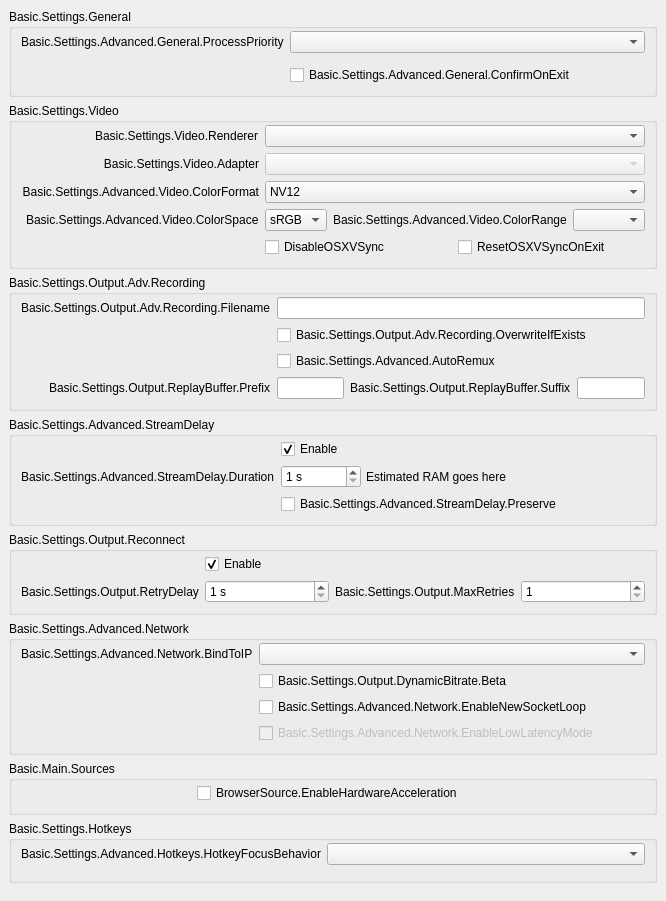
           <widget class="QWidget" name="scrollAreaWidgetContents">
            <property name="geometry">
             <rect>
              <x>0</x>
              <y>0</y>
              <width>609</width>
              <height>870</height>
             </rect>
            </property>
            <layout class="QVBoxLayout" name="verticalLayout_23">
             <property name="leftMargin">
              <number>0</number>
             </property>
             <property name="topMargin">
              <number>0</number>
             </property>
             <property name="rightMargin">
              <number>0</number>
             </property>
             <property name="bottomMargin">
              <number>9</number>
             </property>
             <item>
              <widget class="QFrame" name="widget_11">
               <layout class="QVBoxLayout" name="verticalLayout_24">
                <item>
                 <widget class="QGroupBox" name="advancedGeneralGroupBox">
                  <property name="title">
                   <string>Basic.Settings.General</string>
                  </property>
                  <layout class="QFormLayout" name="formLayout_22">
                   <property name="fieldGrowthPolicy">
                    <enum>QFormLayout::AllNonFixedFieldsGrow</enum>
                   </property>
                   <property name="labelAlignment">
                    <set>Qt::AlignRight|Qt::AlignTrailing|Qt::AlignVCenter</set>
                   </property>
                   <property name="topMargin">
                    <number>2</number>
                   </property>
                   <item row="0" column="0">
                    <widget class="QLabel" name="processPriorityLabel">
                     <property name="text">
                      <string>Basic.Settings.Advanced.General.ProcessPriority</string>
                     </property>
                     <property name="buddy">
                      <cstring>processPriority</cstring>
                     </property>
                    </widget>
                   </item>
                   <item row="0" column="1">
                    <widget class="QComboBox" name="processPriority"/>
                   </item>
                   <item row="1" column="0">
                    <spacer name="horizontalSpacer_13">
                     <property name="orientation">
                      <enum>Qt::Horizontal</enum>
                     </property>
                     <property name="sizeHint" stdset="0">
                      <size>
                       <width>170</width>
                       <height>0</height>
                      </size>
                     </property>
                    </spacer>
                   </item>
                   <item row="2" column="1">
                    <widget class="QCheckBox" name="confirmOnExit">
                     <property name="text">
                      <string>Basic.Settings.Advanced.General.ConfirmOnExit</string>
                     </property>
                    </widget>
                   </item>
                  </layout>
                 </widget>
                </item>
                <item>
                 <widget class="QGroupBox" name="advancedVideoContainer">
                  <property name="title">
                   <string>Basic.Settings.Video</string>
                  </property>
                  <layout class="QFormLayout" name="formLayout_14">
                   <property name="fieldGrowthPolicy">
                    <enum>QFormLayout::AllNonFixedFieldsGrow</enum>
                   </property>
                   <property name="labelAlignment">
                    <set>Qt::AlignRight|Qt::AlignTrailing|Qt::AlignVCenter</set>
                   </property>
                   <property name="topMargin">
                    <number>2</number>
                   </property>
                   <item row="0" column="0">
                    <widget class="QLabel" name="rendererLabel">
                     <property name="text">
                      <string>Basic.Settings.Video.Renderer</string>
                     </property>
                     <property name="buddy">
                      <cstring>renderer</cstring>
                     </property>
                    </widget>
                   </item>
                   <item row="0" column="1">
                    <widget class="QComboBox" name="renderer">
                     <property name="currentText">
                      <string notr="true"/>
                     </property>
                    </widget>
                   </item>
                   <item row="1" column="0">
                    <widget class="QLabel" name="adapterLabel">
                     <property name="text">
                      <string>Basic.Settings.Video.Adapter</string>
                     </property>
                     <property name="alignment">
                      <set>Qt::AlignRight|Qt::AlignTrailing|Qt::AlignVCenter</set>
                     </property>
                     <property name="buddy">
                      <cstring>adapter</cstring>
                     </property>
                    </widget>
                   </item>
                   <item row="1" column="1">
                    <widget class="QComboBox" name="adapter">
                     <property name="enabled">
                      <bool>false</bool>
                     </property>
                     <property name="currentText">
                      <string notr="true"/>
                     </property>
                    </widget>
                   </item>
                   <item row="2" column="0">
                    <widget class="QLabel" name="label_30">
                     <property name="minimumSize">
                      <size>
                       <width>0</width>
                       <height>0</height>
                      </size>
                     </property>
                     <property name="text">
                      <string>Basic.Settings.Advanced.Video.ColorFormat</string>
                     </property>
                     <property name="alignment">
                      <set>Qt::AlignRight|Qt::AlignTrailing|Qt::AlignVCenter</set>
                     </property>
                     <property name="buddy">
                      <cstring>colorFormat</cstring>
                     </property>
                    </widget>
                   </item>
                   <item row="2" column="1">
                    <widget class="QComboBox" name="colorFormat">
                     <item>
                      <property name="text">
                       <string notr="true">NV12</string>
                      </property>
                     </item>
                     <item>
                      <property name="text">
                       <string notr="true">I420</string>
                      </property>
                     </item>
                     <item>
                      <property name="text">
                       <string>I444</string>
                      </property>
                     </item>
                     <item>
                      <property name="text">
                       <string notr="true">RGB</string>
                      </property>
                     </item>
                    </widget>
                   </item>
                   <item row="4" column="1">
                    <layout class="QHBoxLayout" name="horizontalLayout_18">
                     <property name="leftMargin">
                      <number>0</number>
                     </property>
                     <property name="topMargin">
                      <number>0</number>
                     </property>
                     <property name="rightMargin">
                      <number>0</number>
                     </property>
                     <property name="bottomMargin">
                      <number>0</number>
                     </property>
                     <item>
                      <widget class="QCheckBox" name="disableOSXVSync">
                       <property name="text">
                        <string>DisableOSXVSync</string>
                       </property>
                      </widget>
                     </item>
                     <item>
                      <widget class="QCheckBox" name="resetOSXVSync">
                       <property name="text">
                        <string>ResetOSXVSyncOnExit</string>
                       </property>
                      </widget>
                     </item>
                    </layout>
                   </item>
                   <item row="3" column="1">
                    <layout class="QHBoxLayout" name="horizontalLayout_20">
                     <property name="leftMargin">
                      <number>0</number>
                     </property>
                     <property name="topMargin">
                      <number>0</number>
                     </property>
                     <property name="rightMargin">
                      <number>0</number>
                     </property>
                     <property name="bottomMargin">
                      <number>0</number>
                     </property>
                     <item>
                      <widget class="QComboBox" name="colorSpace">
                       <item>
                        <property name="text">
                         <string notr="true">sRGB</string>
                        </property>
                       </item>
                       <item>
                        <property name="text">
                         <string notr="true">709</string>
                        </property>
                       </item>
                       <item>
                        <property name="text">
                         <string notr="true">601</string>
                        </property>
                       </item>
                      </widget>
                     </item>
                     <item>
                      <widget class="QLabel" name="label_34">
                       <property name="sizePolicy">
                        <sizepolicy hsizetype="Maximum" vsizetype="Preferred">
                         <horstretch>0</horstretch>
                         <verstretch>0</verstretch>
                        </sizepolicy>
                       </property>
                       <property name="text">
                        <string>Basic.Settings.Advanced.Video.ColorRange</string>
                       </property>
                       <property name="buddy">
                        <cstring>colorRange</cstring>
                       </property>
                      </widget>
                     </item>
                     <item>
                      <widget class="QComboBox" name="colorRange"/>
                     </item>
                    </layout>
                   </item>
                   <item row="3" column="0">
                    <widget class="QLabel" name="label_33">
                     <property name="text">
                      <string>Basic.Settings.Advanced.Video.ColorSpace</string>
                     </property>
                     <property name="buddy">
                      <cstring>colorSpace</cstring>
                     </property>
                    </widget>
                   </item>
                   <item row="4" column="0">
                    <spacer name="horizontalSpacer_12">
                     <property name="orientation">
                      <enum>Qt::Horizontal</enum>
                     </property>
                     <property name="sizeHint" stdset="0">
                      <size>
                       <width>170</width>
                       <height>20</height>
                      </size>
                     </property>
                    </spacer>
                   </item>
                  </layout>
                 </widget>
                </item>
                <item>
                 <widget class="QGroupBox" name="groupBox_6">
                  <property name="title">
                   <string>Basic.Settings.Output.Adv.Recording</string>
                  </property>
                  <layout class="QFormLayout" name="formLayout_17">
                   <property name="fieldGrowthPolicy">
                    <enum>QFormLayout::AllNonFixedFieldsGrow</enum>
                   </property>
                   <property name="labelAlignment">
                    <set>Qt::AlignRight|Qt::AlignTrailing|Qt::AlignVCenter</set>
                   </property>
                   <property name="topMargin">
                    <number>2</number>
                   </property>
                   <item row="0" column="0">
                    <widget class="QLabel" name="label_7">
                     <property name="text">
                      <string>Basic.Settings.Output.Adv.Recording.Filename</string>
                     </property>
                     <property name="buddy">
                      <cstring>filenameFormatting</cstring>
                     </property>
                    </widget>
                   </item>
                   <item row="0" column="1">
                    <widget class="QLineEdit" name="filenameFormatting"/>
                   </item>
                   <item row="1" column="1">
                    <widget class="QCheckBox" name="overwriteIfExists">
                     <property name="text">
                      <string>Basic.Settings.Output.Adv.Recording.OverwriteIfExists</string>
                     </property>
                    </widget>
                   </item>
                   <item row="3" column="1">
                    <layout class="QHBoxLayout" name="horizontalLayout_14">
                     <property name="leftMargin">
                      <number>0</number>
                     </property>
                     <property name="topMargin">
                      <number>0</number>
                     </property>
                     <property name="rightMargin">
                      <number>0</number>
                     </property>
                     <property name="bottomMargin">
                      <number>0</number>
                     </property>
                     <item>
                      <widget class="QLineEdit" name="simpleRBPrefix"/>
                     </item>
                     <item>
                      <widget class="QLabel" name="label_58">
                       <property name="text">
                        <string>Basic.Settings.Output.ReplayBuffer.Suffix</string>
                       </property>
                       <property name="buddy">
                        <cstring>simpleRBSuffix</cstring>
                       </property>
                      </widget>
                     </item>
                     <item>
                      <widget class="QLineEdit" name="simpleRBSuffix"/>
                     </item>
                    </layout>
                   </item>
                   <item row="3" column="0">
                    <widget class="QLabel" name="label_57">
                     <property name="text">
                      <string>Basic.Settings.Output.ReplayBuffer.Prefix</string>
                     </property>
                     <property name="buddy">
                      <cstring>simpleRBPrefix</cstring>
                     </property>
                    </widget>
                   </item>
                   <item row="1" column="0">
                    <spacer name="horizontalSpacer_10">
                     <property name="orientation">
                      <enum>Qt::Horizontal</enum>
                     </property>
                     <property name="sizeHint" stdset="0">
                      <size>
                       <width>170</width>
                       <height>20</height>
                      </size>
                     </property>
                    </spacer>
                   </item>
                   <item row="2" column="1">
                    <widget class="QCheckBox" name="autoRemux">
                     <property name="text">
                      <string>Basic.Settings.Advanced.AutoRemux</string>
                     </property>
                    </widget>
                   </item>
                   <item row="2" column="0">
                    <spacer name="horizontalSpacer_16">
                     <property name="orientation">
                      <enum>Qt::Horizontal</enum>
                     </property>
                     <property name="sizeHint" stdset="0">
                      <size>
                       <width>40</width>
                       <height>20</height>
                      </size>
                     </property>
                    </spacer>
                   </item>
                  </layout>
                 </widget>
                </item>
                <item>
                 <widget class="QGroupBox" name="groupBox_5">
                  <property name="title">
                   <string>Basic.Settings.Advanced.StreamDelay</string>
                  </property>
                  <layout class="QFormLayout" name="formLayout_18">
                   <property name="fieldGrowthPolicy">
                    <enum>QFormLayout::AllNonFixedFieldsGrow</enum>
                   </property>
                   <property name="labelAlignment">
                    <set>Qt::AlignRight|Qt::AlignTrailing|Qt::AlignVCenter</set>
                   </property>
                   <property name="topMargin">
                    <number>2</number>
                   </property>
                   <item row="1" column="0">
                    <widget class="QLabel" name="label_56">
                     <property name="text">
                      <string>Basic.Settings.Advanced.StreamDelay.Duration</string>
                     </property>
                     <property name="buddy">
                      <cstring>streamDelaySec</cstring>
                     </property>
                    </widget>
                   </item>
                   <item row="1" column="1">
                    <widget class="QFrame" name="widget_12">
                     <property name="enabled">
                      <bool>true</bool>
                     </property>
                     <layout class="QHBoxLayout" name="horizontalLayout_13">
                      <property name="spacing">
                       <number>5</number>
                      </property>
                      <property name="leftMargin">
                       <number>0</number>
                      </property>
                      <property name="topMargin">
                       <number>0</number>
                      </property>
                      <property name="rightMargin">
                       <number>0</number>
                      </property>
                      <property name="bottomMargin">
                       <number>0</number>
                      </property>
                      <item>
                       <widget class="QSpinBox" name="streamDelaySec">
                        <property name="enabled">
                         <bool>true</bool>
                        </property>
                        <property name="sizePolicy">
                         <sizepolicy hsizetype="Maximum" vsizetype="Fixed">
                          <horstretch>0</horstretch>
                          <verstretch>0</verstretch>
                         </sizepolicy>
                        </property>
                        <property name="minimumSize">
                         <size>
                          <width>80</width>
                          <height>0</height>
                         </size>
                        </property>
                        <property name="suffix">
                         <string notr="true"> s</string>
                        </property>
                        <property name="minimum">
                         <number>1</number>
                        </property>
                        <property name="maximum">
                         <number>1800</number>
                        </property>
                       </widget>
                      </item>
                      <item>
                       <widget class="QLabel" name="streamDelayInfo">
                        <property name="text">
                         <string notr="true">Estimated RAM goes here</string>
                        </property>
                       </widget>
                      </item>
                     </layout>
                    </widget>
                   </item>
                   <item row="2" column="1">
                    <widget class="QCheckBox" name="streamDelayPreserve">
                     <property name="text">
                      <string>Basic.Settings.Advanced.StreamDelay.Preserve</string>
                     </property>
                    </widget>
                   </item>
                   <item row="0" column="1">
                    <widget class="QCheckBox" name="streamDelayEnable">
                     <property name="text">
                      <string>Enable</string>
                     </property>
                     <property name="checked">
                      <bool>true</bool>
                     </property>
                    </widget>
                   </item>
                   <item row="2" column="0">
                    <spacer name="horizontalSpacer_9">
                     <property name="orientation">
                      <enum>Qt::Horizontal</enum>
                     </property>
                     <property name="sizeHint" stdset="0">
                      <size>
                       <width>170</width>
                       <height>20</height>
                      </size>
                     </property>
                    </spacer>
                   </item>
                  </layout>
                 </widget>
                </item>
                <item>
                 <widget class="QGroupBox" name="groupBox_7">
                  <property name="title">
                   <string>Basic.Settings.Output.Reconnect</string>
                  </property>
                  <layout class="QFormLayout" name="formLayout_19">
                   <property name="fieldGrowthPolicy">
                    <enum>QFormLayout::AllNonFixedFieldsGrow</enum>
                   </property>
                   <property name="labelAlignment">
                    <set>Qt::AlignRight|Qt::AlignTrailing|Qt::AlignVCenter</set>
                   </property>
                   <property name="topMargin">
                    <number>2</number>
                   </property>
                   <item row="0" column="1">
                    <widget class="QCheckBox" name="reconnectEnable">
                     <property name="text">
                      <string>Enable</string>
                     </property>
                     <property name="checked">
                      <bool>true</bool>
                     </property>
                    </widget>
                   </item>
                   <item row="1" column="1">
                    <layout class="QHBoxLayout" name="horizontalLayout_19">
                     <property name="leftMargin">
                      <number>0</number>
                     </property>
                     <property name="topMargin">
                      <number>0</number>
                     </property>
                     <property name="rightMargin">
                      <number>0</number>
                     </property>
                     <property name="bottomMargin">
                      <number>0</number>
                     </property>
                     <item>
                      <widget class="QSpinBox" name="reconnectRetryDelay">
                       <property name="suffix">
                        <string> s</string>
                       </property>
                       <property name="minimum">
                        <number>1</number>
                       </property>
                       <property name="maximum">
                        <number>30</number>
                       </property>
                      </widget>
                     </item>
                     <item>
                      <widget class="QLabel" name="label_22">
                       <property name="sizePolicy">
                        <sizepolicy hsizetype="Maximum" vsizetype="Preferred">
                         <horstretch>0</horstretch>
                         <verstretch>0</verstretch>
                        </sizepolicy>
                       </property>
                       <property name="text">
                        <string>Basic.Settings.Output.MaxRetries</string>
                       </property>
                       <property name="buddy">
                        <cstring>reconnectMaxRetries</cstring>
                       </property>
                      </widget>
                     </item>
                     <item>
                      <widget class="QSpinBox" name="reconnectMaxRetries">
                       <property name="minimum">
                        <number>1</number>
                       </property>
                       <property name="maximum">
                        <number>10000</number>
                       </property>
                      </widget>
                     </item>
                    </layout>
                   </item>
                   <item row="1" column="0">
                    <widget class="QLabel" name="label_17">
                     <property name="text">
                      <string>Basic.Settings.Output.RetryDelay</string>
                     </property>
                     <property name="buddy">
                      <cstring>reconnectRetryDelay</cstring>
                     </property>
                    </widget>
                   </item>
                   <item row="0" column="0">
                    <spacer name="horizontalSpacer_8">
                     <property name="orientation">
                      <enum>Qt::Horizontal</enum>
                     </property>
                     <property name="sizeHint" stdset="0">
                      <size>
                       <width>170</width>
                       <height>20</height>
                      </size>
                     </property>
                    </spacer>
                   </item>
                  </layout>
                 </widget>
                </item>
                <item>
                 <widget class="QGroupBox" name="advNetworkGroupBox">
                  <property name="title">
                   <string>Basic.Settings.Advanced.Network</string>
                  </property>
                  <layout class="QFormLayout" name="formLayout_23">
                   <property name="fieldGrowthPolicy">
                    <enum>QFormLayout::AllNonFixedFieldsGrow</enum>
                   </property>
                   <property name="labelAlignment">
                    <set>Qt::AlignRight|Qt::AlignTrailing|Qt::AlignVCenter</set>
                   </property>
                   <property name="topMargin">
                    <number>2</number>
                   </property>
                   <item row="0" column="0">
                    <widget class="QLabel" name="label_27">
                     <property name="text">
                      <string>Basic.Settings.Advanced.Network.BindToIP</string>
                     </property>
                     <property name="buddy">
                      <cstring>bindToIP</cstring>
                     </property>
                    </widget>
                   </item>
                   <item row="0" column="1">
                    <widget class="QComboBox" name="bindToIP"/>
                   </item>
                   <item row="2" column="1">
                    <widget class="QCheckBox" name="enableNewSocketLoop">
                     <property name="text">
                      <string>Basic.Settings.Advanced.Network.EnableNewSocketLoop</string>
                     </property>
                    </widget>
                   </item>
                   <item row="3" column="1">
                    <widget class="QCheckBox" name="enableLowLatencyMode">
                     <property name="enabled">
                      <bool>false</bool>
                     </property>
                     <property name="text">
                      <string>Basic.Settings.Advanced.Network.EnableLowLatencyMode</string>
                     </property>
                    </widget>
                   </item>
                   <item row="2" column="0">
                    <spacer name="horizontalSpacer_7">
                     <property name="orientation">
                      <enum>Qt::Horizontal</enum>
                     </property>
                     <property name="sizeHint" stdset="0">
                      <size>
                       <width>170</width>
                       <height>1</height>
                      </size>
                     </property>
                    </spacer>
                   </item>
                   <item row="1" column="1">
                    <widget class="QCheckBox" name="dynBitrate">
                     <property name="toolTip">
                      <string>Basic.Settings.Output.DynamicBitrate.TT</string>
                     </property>
                     <property name="text">
                      <string>Basic.Settings.Output.DynamicBitrate.Beta</string>
                     </property>
                    </widget>
                   </item>
                  </layout>
                 </widget>
                </item>
                <item>
                 <widget class="QGroupBox" name="sourcesGroup">
                  <property name="title">
                   <string>Basic.Main.Sources</string>
                  </property>
                  <layout class="QFormLayout" name="formLayout_34">
                   <property name="topMargin">
                    <number>2</number>
                   </property>
                   <item row="0" column="0">
                    <spacer name="horizontalSpacer_15">
                     <property name="orientation">
                      <enum>Qt::Horizontal</enum>
                     </property>
                     <property name="sizeHint" stdset="0">
                      <size>
                       <width>170</width>
                       <height>20</height>
                      </size>
                     </property>
                    </spacer>
                   </item>
                   <item row="0" column="1">
                    <widget class="QCheckBox" name="browserHWAccel">
                     <property name="text">
                      <string>BrowserSource.EnableHardwareAcceleration</string>
                     </property>
                    </widget>
                   </item>
                  </layout>
                 </widget>
                </item>
                <item>
                 <widget class="QGroupBox" name="groupBox_17">
                  <property name="title">
                   <string>Basic.Settings.Hotkeys</string>
                  </property>
                  <layout class="QFormLayout" name="formLayout_33">
                   <property name="labelAlignment">
                    <set>Qt::AlignRight|Qt::AlignTrailing|Qt::AlignVCenter</set>
                   </property>
                   <property name="topMargin">
                    <number>2</number>
                   </property>
                   <item row="0" column="0">
                    <widget class="QLabel" name="label_21">
                     <property name="text">
                      <string>Basic.Settings.Advanced.Hotkeys.HotkeyFocusBehavior</string>
                     </property>
                    </widget>
                   </item>
                   <item row="0" column="1">
                    <widget class="QComboBox" name="hotkeyFocusType"/>
                   </item>
                   <item row="1" column="0">
                    <spacer name="horizontalSpacer_14">
                     <property name="orientation">
                      <enum>Qt::Horizontal</enum>
                     </property>
                     <property name="sizeHint" stdset="0">
                      <size>
                       <width>170</width>
                       <height>0</height>
                      </size>
                     </property>
                    </spacer>
                   </item>
                  </layout>
                 </widget>
                </item>
               </layout>
              </widget>
             </item>
            </layout>
           </widget>
